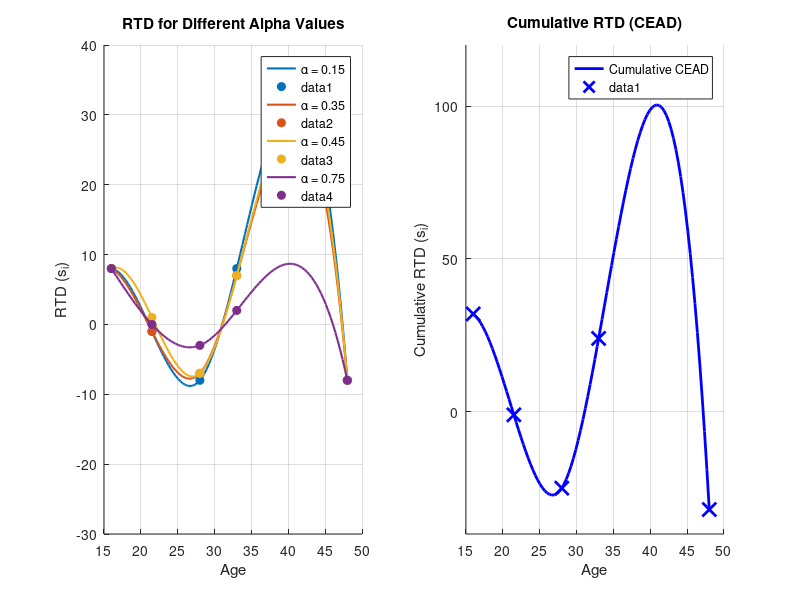

This chart was generated by the following MATLAB code: (Note: this script raises an error after producing the figure.)
% Definisikan matriks A
A = [19, 17, 15, 11, 13, 16, 12, 13;
     37, 27, 25, 11, 25, 30, 14, 13;
     9, 10, 10, 6, 11, 11, 9, 5;
     20, 21, 20, 16, 22, 21, 16, 16;
     25, 26, 20, 9, 25, 36, 14, 17];

% Definisikan nilai b untuk setiap kelompok umur
b = [3; 8; 5; 5; 25];  % Kelompok umur: (15-17, 18-25, 26-30, 31-35, 36-60)

% Gunakan repmat untuk menyamakan ukuran b dengan A
b_expanded = repmat(b, 1, size(A, 2));

% Lakukan pembagian elemen-wise
result = A ./ b_expanded;

% Hitung Arithmetic Mean (AM) dan Standard Deviation (SD) untuk setiap kolom
AM = mean(result);
SD = std(result);

% Definisikan array nilai alpha
alpha_values = [0.15, 0.35, 0.45, 0.75];

% Rentang usia dan titik tengah
age_ranges = [15, 17; 18, 25; 26, 30; 31, 35; 36, 60];
age_midpoints = mean(age_ranges, 2); % Titik tengah setiap rentang usia

% Inisialisasi matriks CEAD kumulatif
CEAD = zeros(size(result));

% Membuat figure baru dengan dua subplot
figure;

% Subplot kiri: Grafik RTD untuk setiap alpha
subplot(1, 2, 1);
hold on;

% Warna untuk setiap nilai alpha
cmap = lines(length(alpha_values));

for k = 1:length(alpha_values)
    alpha = alpha_values(k);
    
    % Inisialisasi RAD
    RAD = zeros(size(result));
    
    % Loop per kolom
    for j = 1:size(result, 2)
        for i = 1:size(result, 1)
            lower_bound = AM(j) - alpha * SD(j);
            upper_bound = AM(j) + alpha * SD(j);
            if result(i, j) <= lower_bound
                RAD(i, j) = -1;
            elseif result(i, j) >= upper_bound
                RAD(i, j) = 1;
            else
                RAD(i, j) = 0;
            end
        end
    end
    
    % Hitung RTD
    RTD = sum(RAD, 2);
    
    % Interpolasi data menggunakan spline
    interpolated_age = linspace(min(age_midpoints), max(age_midpoints), 100);
    interpolated_RTD = spline(age_midpoints, RTD, interpolated_age);
    
    % Plot hasil interpolasi
    plot(interpolated_age, interpolated_RTD, '-', 'LineWidth', 1.5, 'Color', cmap(k, :), ...
         'DisplayName', sprintf('\\alpha = %.2f', alpha));
    % Plot titik asli
    plot(age_midpoints, RTD, 'o', 'Color', cmap(k, :), 'MarkerFaceColor', cmap(k, :)); 
    
    % Tambahkan ke matriks CEAD secara kumulatif
    CEAD = CEAD + RAD;
    
    % Tampilkan matriks RAD dan RTD di Command Window
    fprintf('Alpha = %.2f\n', alpha);
    disp('Matriks RAD:');
    disp(RAD);
    disp('Hasil Penjumlahan Baris RTD:');
    disp(RTD);
    disp('-----------------------------');
end

% Menambahkan label, legenda, dan pengaturan grafik
xlabel('Age');
ylabel('RTD (s_i)');
title('RTD for Different Alpha Values');
legend('Location', 'best'); % Menempatkan legenda secara otomatis
grid on;
ylim([-30, 40]); % Batas sumbu y untuk RTD
hold off;

% Subplot kanan: Grafik CEAD kumulatif
subplot(1, 2, 2);
hold on;

% Hitung dan plot cumulative raw RTD dari matriks CEAD
cumulative_raw_RTD = sum(CEAD, 2);
interpolated_CEAD = spline(age_midpoints, cumulative_raw_RTD, interpolated_age);

% Plot interpolasi CEAD
plot(interpolated_age, interpolated_CEAD, '-', 'LineWidth', 2, 'Color', 'b', 'DisplayName', 'Cumulative CEAD');
% Plot titik asli dengan marker tebal
plot(age_midpoints, cumulative_raw_RTD, 'x', 'Color', 'b', 'MarkerSize', 10, 'LineWidth', 2); 

% Menambahkan label, legenda, dan pengaturan grafik
xlabel('Age');
ylabel('Cumulative RTD (s_i)');
title('Cumulative RTD (CEAD)');
legend('Location', 'best'); % Menempatkan legenda secara otomatis
grid on;
ylim([-40, 120]); % Batas sumbu y untuk CEAD
hold off;

% Aktifkan data cursor mode untuk grafik interaktif
datacursormode on;
